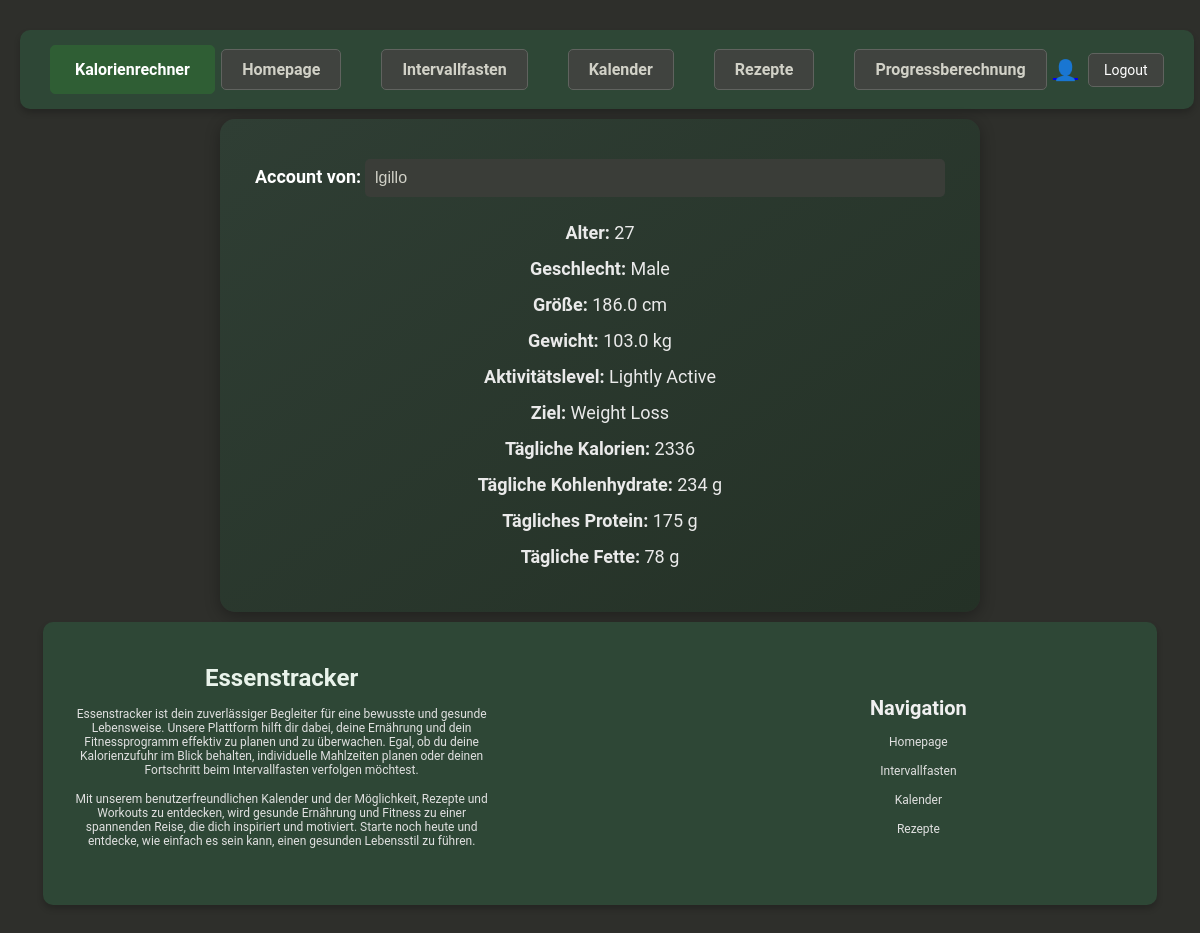
/trackerapp/account/ (signed in), run on the app's committed database.
### trackerapp/models.py (models this page shows, shortened)
class UserProfile(models.Model):
    user = models.OneToOneField(User, on_delete=models.CASCADE)
    GENDER_CHOICES = [
        ('M', 'Male'),
        ('F', 'Female'),
    ]
    ACTIVITY_CHOICES = [
        ('sedentary', 'Sedentary'),
        ('light', 'Lightly Active'),
        ('moderate', 'Moderately Active'),
        ('active', 'Active'),
        ('very_active', 'Very Active'),
    ]
    GOAL_CHOICES = [
        ('weight_loss', 'Weight Loss'),
        ('maintenance', 'Maintenance'),
        ('weight_gain', 'Weight Gain'),
    ]
    age = models.PositiveIntegerField(default=25)
    gender = models.CharField(max_length=1, choices=GENDER_CHOICES, default='M')
    height = models.FloatField(default=170.0, help_text="Height in cm")
    weight = models.FloatField(default=70.0, help_text="Weight in kg")
    activity = models.CharField(max_length=20, choices=ACTIVITY_CHOICES, default='sedentary')
    goal = models.CharField(max_length=20, choices=GOAL_CHOICES, default='maintenance')
    daily_calories = models.PositiveIntegerField(default=2000)
    daily_carbohydrates = models.PositiveIntegerField(default=250, help_text="Daily Carbohydrates in grams")
    daily_proteins = models.PositiveIntegerField(default=75, help_text="Daily Proteins in grams")
    daily_fats = models.PositiveIntegerField(default=70, help_text="Daily Fats in grams")

### trackerapp/views.py (the view)
# urls.py: path('trackerapp/account/', trackerapp_views.user_profile_view, name='account'),
@login_required
def user_profile_view(request):
    try:
        user_profile = UserProfile.objects.get(user=request.user)
        context = {
            'user_profile': user_profile
        }
    except UserProfile.DoesNotExist:
        context = {
            'error': "Kein Profil für den angemeldeten Benutzer gefunden."
        }
    return render(request, 'account.html', context)

### trackerapp/templates/account.html (shortened to what this page needs)
{% extends 'base.html' %}
{% block content %}
<div class="container">
    {% if user_profile %}
    <div>
        <label for="username">Account von:</label>
        <input type="text" id="username" name="username" value="{{ form.username.initial|default:user.username }}" class="readonly" readonly>
    </div>
    <p><strong>Alter:</strong> {{ user_profile.age }}</p>
    <p><strong>Geschlecht:</strong> {{ user_profile.get_gender_display }}</p>
    <p><strong>Größe:</strong> {{ user_profile.height }} cm</p>
    <p><strong>Gewicht:</strong> {{ user_profile.weight }} kg</p>
    <p><strong>Aktivitätslevel:</strong> {{ user_profile.get_activity_display }}</p>
    <p><strong>Ziel:</strong> {{ user_profile.get_goal_display }}</p>
    <p><strong>Tägliche Kalorien:</strong> {{ user_profile.daily_calories }}</p>
    <p><strong>Tägliche Kohlenhydrate:</strong> {{ user_profile.daily_carbohydrates }} g</p>
    <p><strong>Tägliches Protein:</strong> {{ user_profile.daily_proteins }} g</p>
    <p><strong>Tägliche Fette:</strong> {{ user_profile.daily_fats }} g</p>
    {% else %}
    <p class="error">{{ error }}</p>
    {% endif %}
</div>
{% endblock %}

### trackerapp/templates/base.html (style rules this page uses)
body { font-family: Arial, sans-serif; background-color: #2e2f2b; color: #d1d1c7; margin: 0; padding: 20px; justify-content: center; align-items: center; }

### trackerapp/templates/account.html (style rules this page uses)
body { font-family: 'Roboto', sans-serif; background-color: #2e2f2b; color: #f0f0f0; margin: 0; text-align: center; padding: 20px; }
.container { background: linear-gradient(145deg, #2f3e34, #243126); padding: 30px; border-radius: 15px; box-shadow: 0 4px 15px rgba(0, 0, 0, 0.3); max-width: 700px; margin: 0 auto; }
p { font-size: 18px; margin: 15px 0; color: #eaeaea; }
.readonly { background-color: #3a3d38; color: #d1d1c7; border: none; border-radius: 5px; padding: 10px; font-size: 16px; width: 80%; margin: 10px 0; }
label { font-size: 18px; font-weight: bold; color: #ffffff; }

### data on the page
UserProfile: age "27", gender "Male", height "186.0", weight "103.0", activity "Lightly Active", goal "Weight Loss", daily_calories "2336", daily_carbohydrates "234", daily_proteins "175", daily_fats "78"
